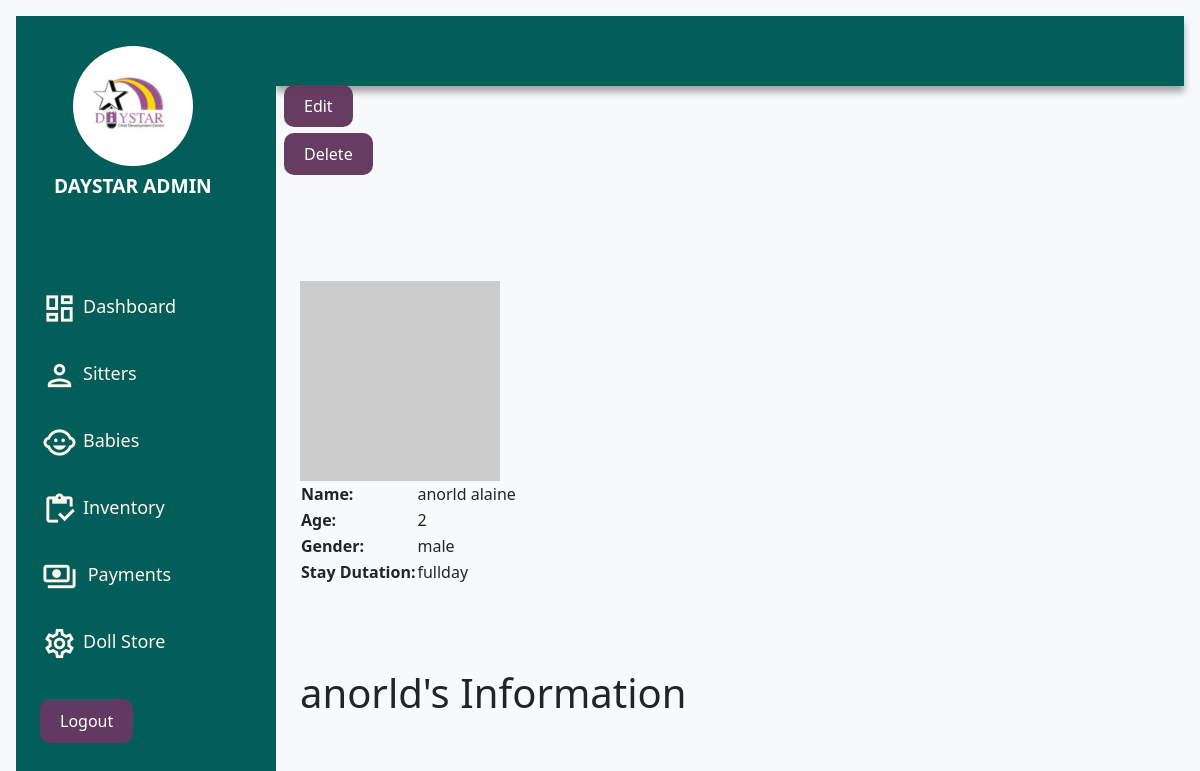
/baby/view/1 (signed in), run on the app's committed database.
### application/models.py (models this page shows)
class Baby(models.Model):
    sittr = models.ForeignKey(Sitter, on_delete=models.CASCADE, blank=False, null=False, default=True )
    fname = models.CharField(max_length=255)
    lname = models.CharField(max_length=255)
    age = models.CharField(max_length=255)
    gender = models.CharField(max_length=255)
    location = models.CharField(max_length=100)
    image = models.ImageField(max_length=255)
    broughtby = models.CharField(max_length=200)
    timein = models.DateTimeField(auto_now=True)
    timeout = models.DateTimeField(auto_now=True)
    fees= models.CharField(max_length=100 , null=True, blank=True)
    parent_name = models.CharField(max_length= 200)
    babynumber = models.IntegerField(null=True)
    message_left = models.TextField(max_length=1000)
    stay_duration = models.CharField(choices=(('fullday','fullday'),('halfday', 'halfday')), max_length=50, blank=True, null=True)

### application/views.py (the view)
# urls.py: path('baby/view/<int:id>', views.viewbaby, name='babyview'),
@login_required
def viewbaby(request, id):
    baby_obj = Baby.objects.get(id = id)
    stay_duration = Baby.objects.filter(id=id)
    context = {
       'baby': baby_obj,
        'stay_duration': stay_duration,
    }
    template = loader.get_template('application/view_baby.html')
    return HttpResponse(template.render(context))

### application/templates/application/view_baby.html (shortened to what this page needs)
{% extends "application/base.html" %}
{% block content %}
<div class="content">
    <div class="p-2 flex gap-2 justify-end ">
        <a class="button" href="/babyedit/{{ baby.id }}">Edit</a>
       <br><br>
       <a class="button" href="/baby/delete/{{ baby.id }}">Delete</a>
    </div>
    <div class="w-full grid grid-cols-10 p-4">
        <div class="col-span-2 p-4">
        </div>
        <div class="">
            <table>
                <tr>
                    <img src="https://picsum.photos/200" >
                </tr>
                <tr>
                    <th>Name: </th>
                    <td>{{ baby.fname }}  {{ baby.lname }} </td>
                </tr>
                <tr>
                    <th>Age: </th>
                    <td>{{ baby.age }} </td>
                </tr>
                <tr>
                    <th>Gender: </th>
                    <td>{{ baby.gender }} </td>
                </tr>
                <tr>
                    <th> Stay Dutation:   </th>
                    <td> {{ baby.stay_duration }} </td>
                </tr>
            </table>
        </div>
    </div>
    <h1 class="p-4">{{ baby.fname }}'s Information</h1>
</div>
{% endblock  %}

### application/static/css/styles.css (style rules this page uses)
body { margin: 0; padding: 0; background-color:#8FBFE0; color: rgb(43, 42, 42); font-family: "montserrat", sans-serif; }
.content { display:grid; grid-area: main; flex-direction: column; margin: 0; padding: 0; }
.button { background-color: #643960fa; color: white; padding: 10px 20px; border: none; cursor: pointer; border-radius: 10px; text-decoration: none; justify-content: space-around; }

### data on the page
Baby: fname "anorld", lname "alaine", age "2", gender "male", stay_duration "fullday"
